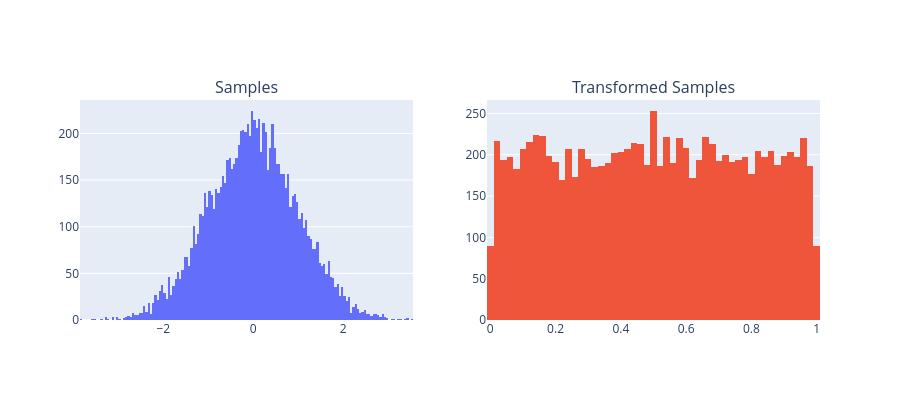

Write notebook code for a chart like this one.
### Markdown cell above
**CDF Formula:**
$$F(x) = \int_{-\infty}^{x} f(t) \, dt$$

Cumulative Distribution Function $F$ can be defined as random variable $Y$, so, Y distribution is uniform distribution(0,1). it is core of Copula, It make it possible to compare between different distributions.

### Code cell
from scipy import stats

X = stats.norm.rvs(size=10000)
X_pit = stats.norm.cdf(X)

fig = make_subplots(rows=1, cols=2, subplot_titles=("Samples", "Transformed Samples"))

fig.add_trace(
    go.Histogram(x=X),
    row=1, col=1
)

fig.add_trace(
    go.Histogram(x=X_pit),
    row=1, col=2
)

fig.update_layout(height=400, width=900, showlegend=False)
fig.show()

### Figure 1 — Plotly figure (JSON) as saved in the notebook; plotly's stock layout.template omitted (floating-point values rounded to 4 significant figures; data arrays with more than 128 entries replaced by an {"elided": "..."} marker saying what was removed)
{"data": [{"type": "histogram", "x": {"elided": "10000 float values"}, "xaxis": "x", "yaxis": "y"}, {"type": "histogram", "x": {"elided": "10000 float values"}, "xaxis": "x2", "yaxis": "y2"}], "layout": {"annotations": [{"font": {"size": 16}, "showarrow": false, "text": "Samples", "x": 0.225, "xanchor": "center", "xref": "paper", "y": 1, "yanchor": "bottom", "yref": "paper"}, {"font": {"size": 16}, "showarrow": false, "text": "Transformed Samples", "x": 0.775, "xanchor": "center", "xref": "paper", "y": 1, "yanchor": "bottom", "yref": "paper"}], "height": 400, "showlegend": false, "width": 900, "xaxis": {"anchor": "y", "domain": [0, 0.45]}, "xaxis2": {"anchor": "y2", "domain": [0.55, 1]}, "yaxis": {"anchor": "x", "domain": [0, 1]}, "yaxis2": {"anchor": "x2", "domain": [0, 1]}}}
